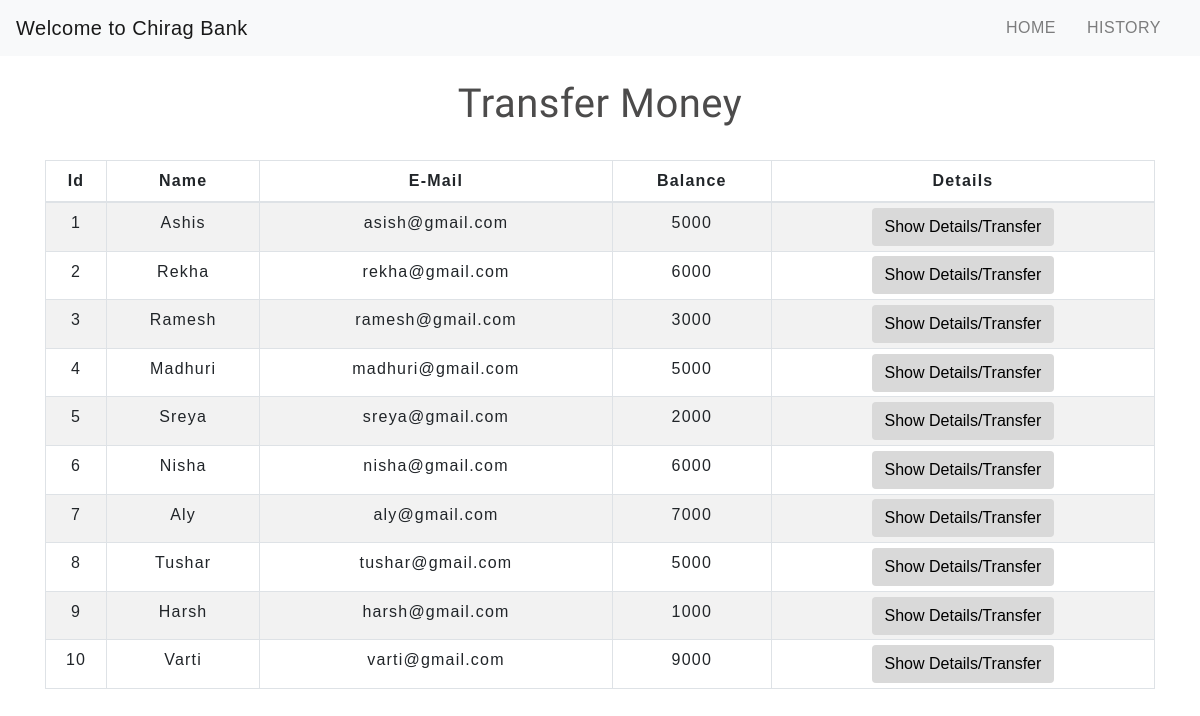
Before: /transfermoney.php with the older database file.
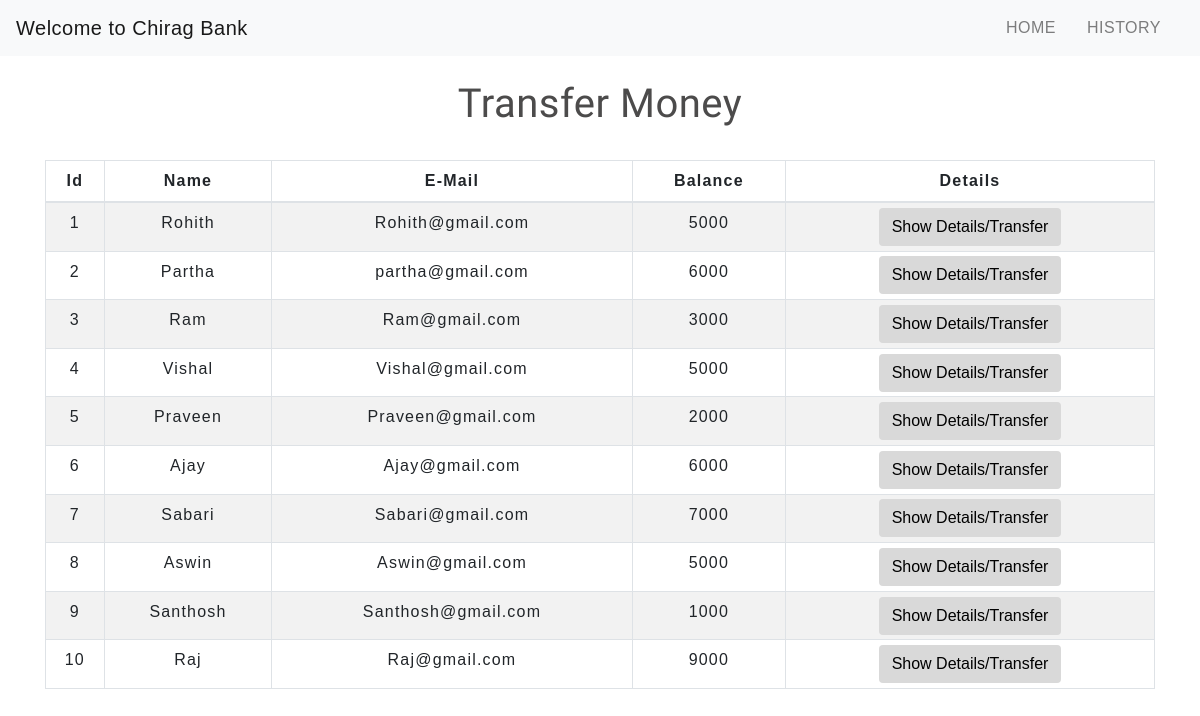
After: the same page with the newer database file.
### tables this page shows
CREATE TABLE `users` (

  `id` int(5) NOT NULL,

  `name` text NOT NULL,

  `email` varchar(30) NOT NULL,

  `balance` int(8) NOT NULL

);

### transfermoney.php (the view, shortened to what this page needs)
<!DOCTYPE html>
<html lang="en">
<head>
    <link rel="stylesheet" href="https://maxcdn.bootstrapcdn.com/bootstrap/4.0.0/css/bootstrap.min.css">
    <link rel="stylesheet" type="text/css" href="css/table.css">
    <link rel="stylesheet" type="text/css" href="css/navbar.css">
</head>
<body>
<?php
    include 'config.php';
    $sql = "SELECT * FROM users";
    $result = mysqli_query($conn,$sql);
?>
<?php
  include 'navbar.php';
?>
<div class="container">
        <h2 class="text-center pt-4">Transfer Money</h2>
        <br>
            <div class="row">
                <div class="col">
                    <div class="table-responsive-sm">
                    <table class="table table-hover table-sm table-striped table-condensed table-bordered">
                        <thead>
                            <tr>
                            <th scope="col" class="text-center py-2">Id</th>
                            <th scope="col" class="text-center py-2">Name</th>
                            <th scope="col" class="text-center py-2">E-Mail</th>
                            <th scope="col" class="text-center py-2">Balance</th>
                            <th scope="col" class="text-center py-2">Details</th>
                            </tr>
                        </thead>
                        <tbody>
                <?php
                    while($rows=mysqli_fetch_assoc($result)){
                ?>
                    <tr>
                        <td class="py-2"><?php echo $rows['id'] ?></td>
                        <td class="py-2"><?php echo $rows['name']?></td>
                        <td class="py-2"><?php echo $rows['email']?></td>
                        <td class="py-2"><?php echo $rows['balance']?></td>
                        <td><a href="selecteduserdetail.php?id= <?php echo $rows['id'] ;?>"> <button type="button" class="btn">Show Details/Transfer</button></a></td>
                    </tr>
                <?php
                    }
                ?>
                        </tbody>
                    </table>
                    </div>
                </div>
            </div>
         </div>
</body>

### navbar.php (shortened to what this page needs)
<nav class="navbar navbar-expand-md navbar-light bg-light">
<a class="navbar-brand" href="index.php">Welcome to Chirag Bank</a>
<div class="collapse navbar-collapse" id="collapsibleNavbar">
      <ul class="navbar-nav ml-auto">
        <li class="nav-item">
          <a class="nav-link" href="index.php">HOME</a>
        </li>
        <li class="nav-item">
          <a class="nav-link" href="transactionhistory.php">HISTORY</a>
        </li>
    </div>
 </nav>

### css/table.css (style rules this page uses)
* { padding: 0; margin: 0; box-sizing: border-box; font-family: sans-serif; }
h2 { font-size: 40px; }
table { letter-spacing: 1.2px; }
td { text-align: center; }
button { border:none; background: #d9d9d9; transition: 1s; }

### css/navbar.css (style rules this page uses)
.nav-link { margin-right: 15px; color:#2F363F; letter-spacing: 0.5px; transition: 0.5s; }
.navbar-brand { color: #4C4B4B; letter-spacing: 0.5px; }
h2 { color: #4C4B4B; letter-spacing: 0.5px; font-family: raleway; }

### transfermoney.php (style rules this page uses)
button { transition: 1.5s; }

Changed rows visible on the page:
changed users id 1: name "Ashis" → "Rohith"; email "asish@gmail.com" → "Rohith@gmail.com"
changed users id 2: name "Rekha" → "Partha"; email "rekha@gmail.com" → "partha@gmail.com"
changed users id 3: name "Ramesh" → "Ram"; email "ramesh@gmail.com" → "Ram@gmail.com"
changed users id 4: name "Madhuri" → "Vishal"; email "madhuri@gmail.com" → "Vishal@gmail.com"
changed users id 5: name "Sreya" → "Praveen"; email "sreya@gmail.com" → "Praveen@gmail.com"
changed users id 6: name "Nisha" → "Ajay"; email "nisha@gmail.com" → "Ajay@gmail.com"
changed users id 7: name "Aly" → "Sabari"; email "aly@gmail.com" → "Sabari@gmail.com"
changed users id 8: name "Tushar" → "Aswin"; email "tushar@gmail.com" → "Aswin@gmail.com"
changed users id 9: name "Harsh" → "Santhosh"; email "harsh@gmail.com" → "Santhosh@gmail.com"
changed users id 10: name "Varti" → "Raj"; email "varti@gmail.com" → "Raj@gmail.com"
